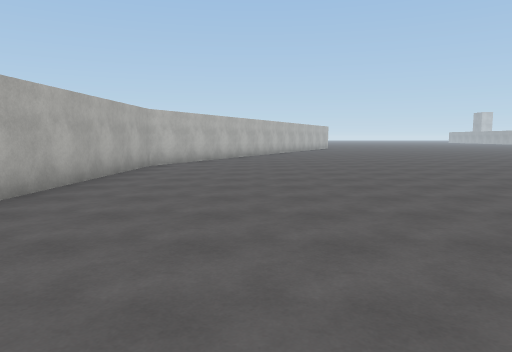
[1] (above)

24 first-person views from a walk through a 3-D level made in the Unity game engine. The camera is 1.5 m above the floor, tilts 6° down and sees 70° across. The floor is counted in squares, 2 m on a side. Each view is taken from the middle of a square. On the plan, view 1 faces up. The plan holds only what a view shows up to about 11 squares ahead; the rest is blank. The place goes on beyond the plan. The player character is not drawn. Surface patterns are stand-ins for the level's own textures.

[2]
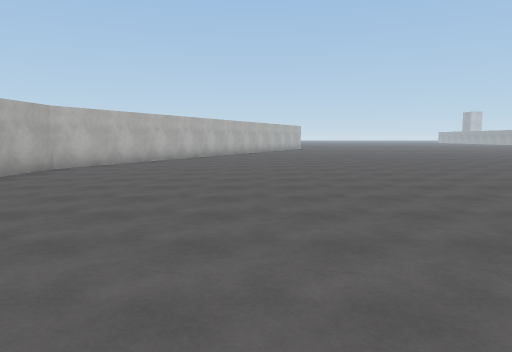

[3]
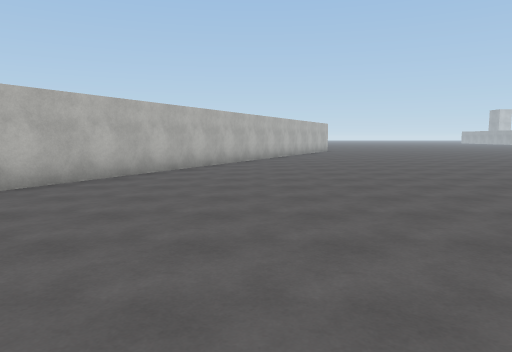

[4]
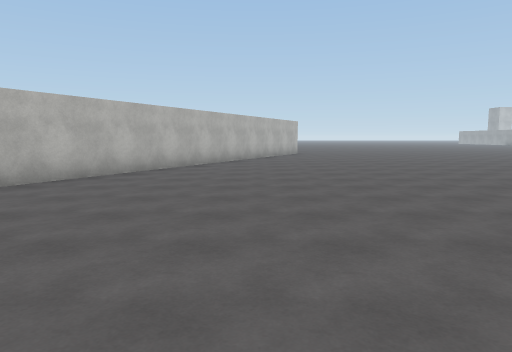

[5]
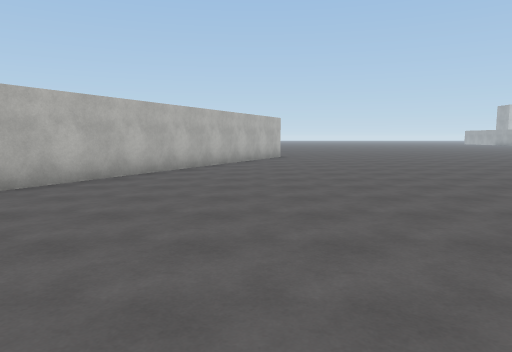

[6]
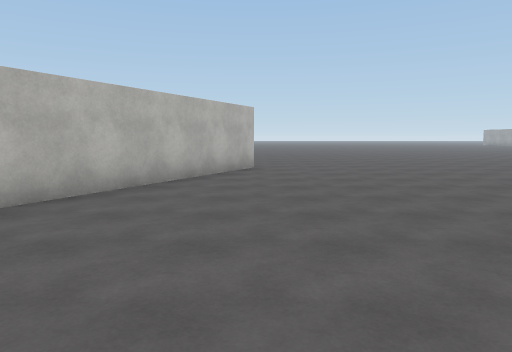

[7]
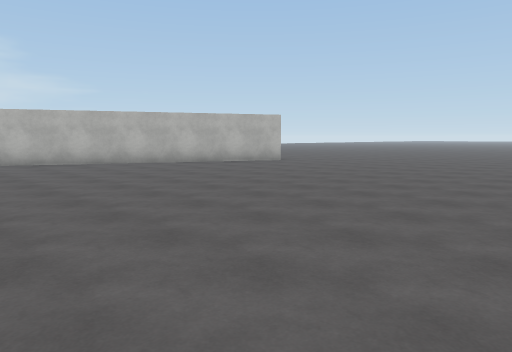

[8]
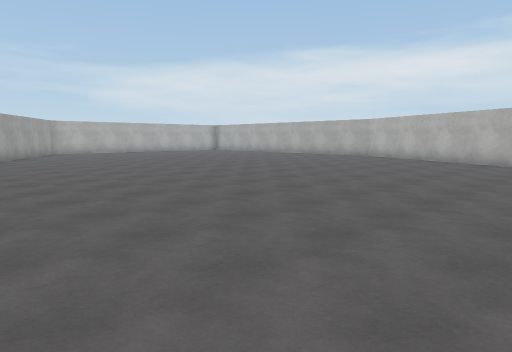

[9]
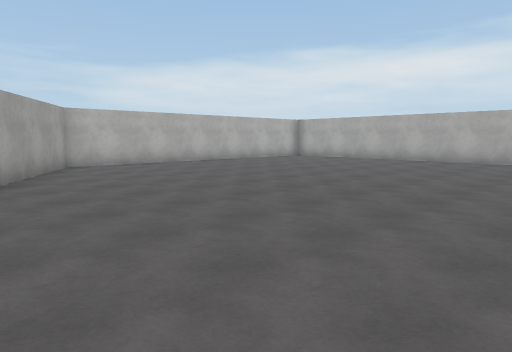

[10]
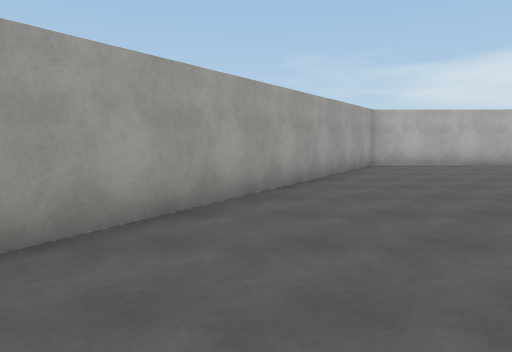

[11]
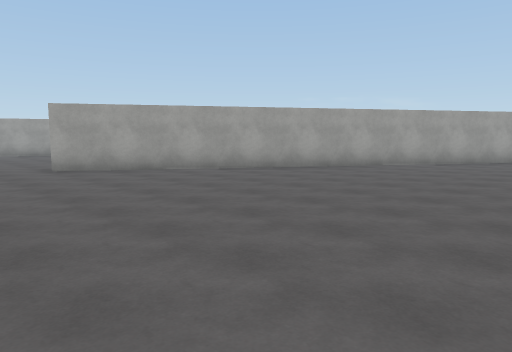

[12]
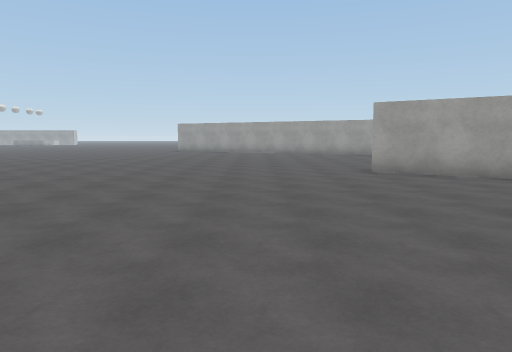

[13]
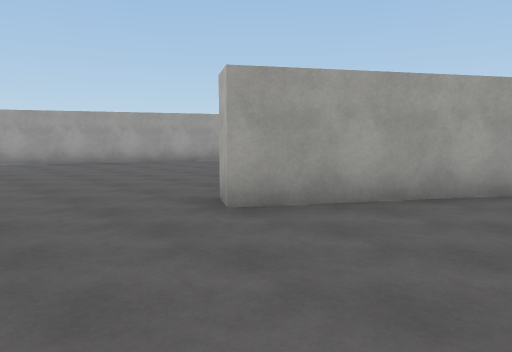

[14]
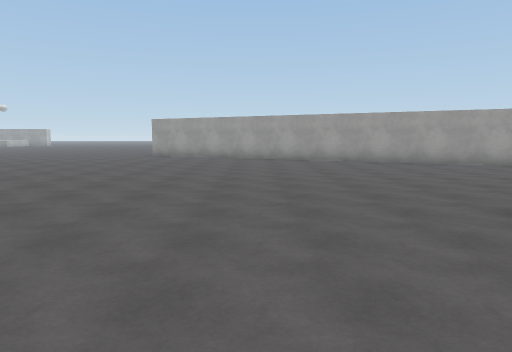

[15]
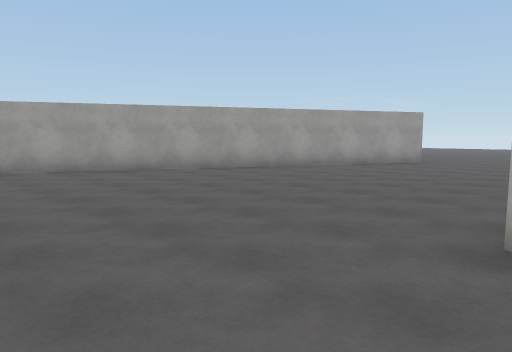

[16]
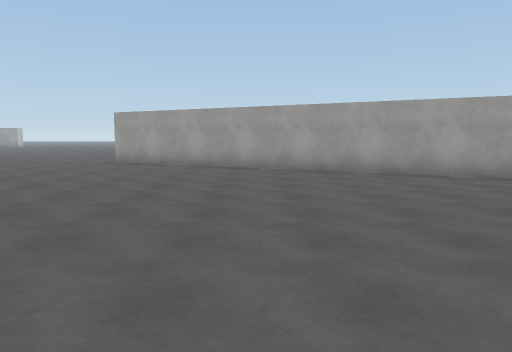

[17]
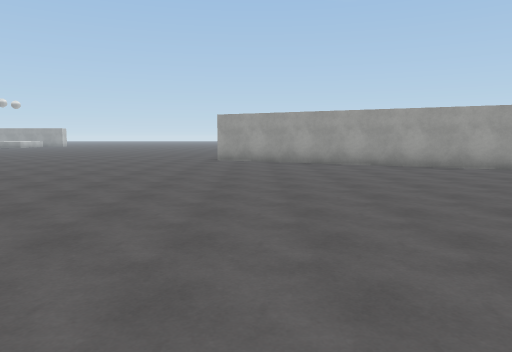

[18]
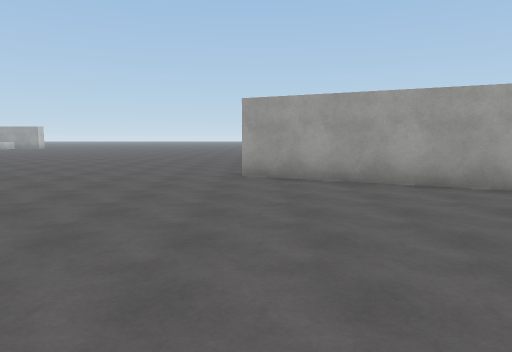

[19]
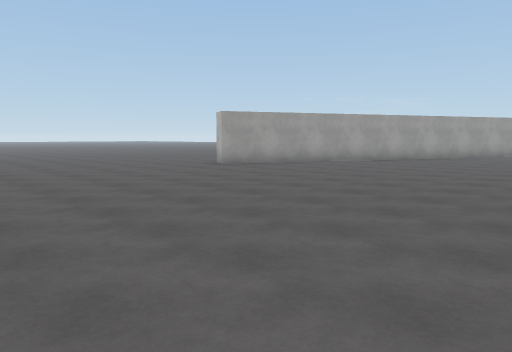

[20]
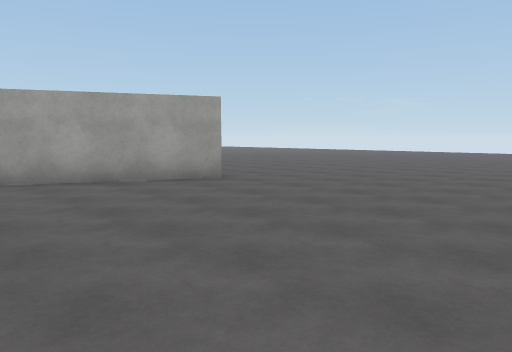

[21]
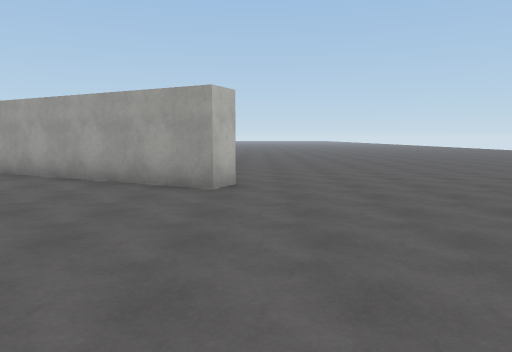

[22]
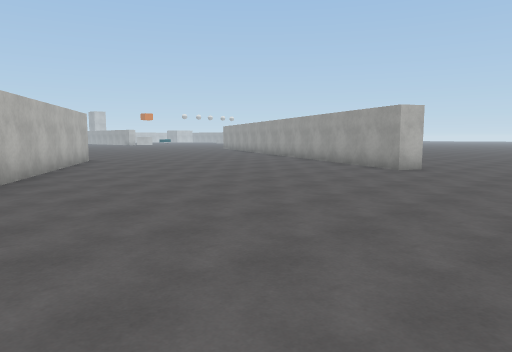

[23]
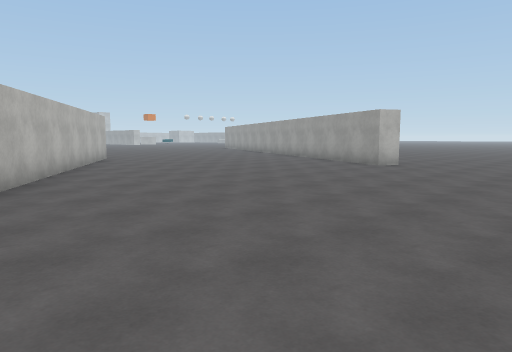

[24]
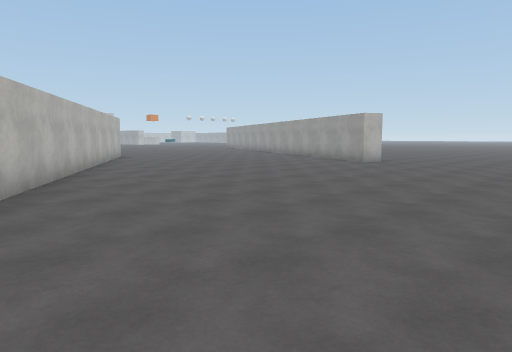

### Floor plan
Points are (right, up) in squares from view 1. A wall is a line through its corners. A room is listed if a view was taken in it or the views show most of it. See-through windows are left out.
Room 1 (views 1, 2, 3, 4, 5, 6, 7, 8, 9, 10, 11, 12, 13, 14, 15, 16, 17, 18, 19, 20, 21, 22, 23, 24)
walls: (15.2, 12.6) (9.9, 4.2); (20, 4.3) (19.3, 4.6) (27.1, 20.3) (27.7, 20); (5, 25.2) (-2.8, 9.7) (-3.1, 4.3); (2, -0.9) (5.8, -1) (15, 13.5) (15.6, 13.1)

Where each view was taken, in squares from view 1:
view 1: 0 up, 0 right, facing up
view 2: 1 up, 2 right, facing up
view 3: 5 up, 1 right, facing up
view 4: 8 up, 3 right, facing up
view 5: 11 up, 4 right, facing up
view 6: 16 up, 5 right, facing up
view 7: 16 up, 13 right, facing up-left
view 8: 17 up, 11 right, facing down-left
view 9: 9 up, 9 right, facing down-left
view 10: 9 up, 9 right, facing down
view 11: 16 up, 6 right, facing down-right
view 12: 16 up, 7 right, facing right
view 13: 16 up, 12 right, facing down-right
view 14: 16 up, 12 right, facing right
view 15: 16 up, 15 right, facing down-right
view 16: 16 up, 16 right, facing right
view 17: 19 up, 15 right, facing right
view 18: 20 up, 20 right, facing right
view 19: 27 up, 19 right, facing down-right
view 20: 9 up, 14 right, facing down-right
view 21: 4 up, 14 right, facing right
view 22: 1 up, 11 right, facing up-right
view 23: 0 up, 10 right, facing up-right
view 24: 1 down, 9 right, facing up-right
